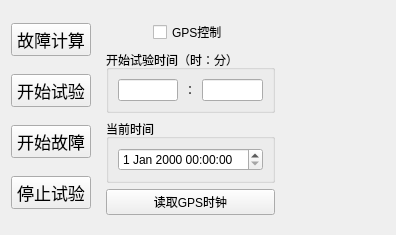
       <widget class="QWidget" name="widget_3" native="true">
        <layout class="QHBoxLayout" name="horizontalLayout_36" stretch="1,2,2">
         <item>
          <layout class="QVBoxLayout" name="verticalLayout_6">
           <item>
            <widget class="QPushButton" name="pushButton">
             <property name="font">
              <font>
               <pointsize>13</pointsize>
              </font>
             </property>
             <property name="text">
              <string>故障计算</string>
             </property>
            </widget>
           </item>
           <item>
            <widget class="QPushButton" name="pushButton_2">
             <property name="font">
              <font>
               <pointsize>13</pointsize>
              </font>
             </property>
             <property name="text">
              <string>开始试验</string>
             </property>
            </widget>
           </item>
           <item>
            <widget class="QPushButton" name="pushButton_3">
             <property name="font">
              <font>
               <pointsize>13</pointsize>
              </font>
             </property>
             <property name="text">
              <string>开始故障</string>
             </property>
            </widget>
           </item>
           <item>
            <widget class="QPushButton" name="pushButton_4">
             <property name="font">
              <font>
               <pointsize>13</pointsize>
              </font>
             </property>
             <property name="text">
              <string>停止试验</string>
             </property>
            </widget>
           </item>
          </layout>
         </item>
         <item>
          <widget class="QWidget" name="widget_4" native="true">
           <layout class="QVBoxLayout" name="verticalLayout_7" stretch="1,2,2,1">
            <item>
             <layout class="QHBoxLayout" name="horizontalLayout_34">
              <item>
               <spacer name="horizontalSpacer_18">
                <property name="orientation">
                 <enum>Qt::Horizontal</enum>
                </property>
                <property name="sizeHint" stdset="0">
                 <size>
                  <width>40</width>
                  <height>20</height>
                 </size>
                </property>
               </spacer>
              </item>
              <item>
               <widget class="QCheckBox" name="checkBox">
                <property name="text">
                 <string>GPS控制</string>
                </property>
               </widget>
              </item>
              <item>
               <spacer name="horizontalSpacer_19">
                <property name="orientation">
                 <enum>Qt::Horizontal</enum>
                </property>
                <property name="sizeHint" stdset="0">
                 <size>
                  <width>40</width>
                  <height>20</height>
                 </size>
                </property>
               </spacer>
              </item>
             </layout>
            </item>
            <item>
             <widget class="QGroupBox" name="groupBox_3">
              <property name="title">
               <string>开始试验时间（时：分）</string>
              </property>
              <layout class="QHBoxLayout" name="horizontalLayout_35">
               <item>
                <widget class="QLineEdit" name="lineEdit_27"/>
               </item>
               <item>
                <widget class="QLabel" name="label_57">
                 <property name="text">
                  <string>：</string>
                 </property>
                </widget>
               </item>
               <item>
                <widget class="QLineEdit" name="lineEdit_28"/>
               </item>
              </layout>
             </widget>
            </item>
            <item>
             <widget class="QGroupBox" name="groupBox_4">
              <property name="title">
               <string>当前时间</string>
              </property>
              <layout class="QHBoxLayout" name="horizontalLayout_37">
               <item>
                <widget class="QDateTimeEdit" name="dt_sj"/>
               </item>
              </layout>
             </widget>
            </item>
            <item>
             <widget class="QPushButton" name="pushButton_5">
              <property name="text">
               <string>读取GPS时钟</string>
              </property>
             </widget>
            </item>
           </layout>
          </widget>
         </item>
         <item>
          <widget class="QWidget" name="widget_5" native="true"/>
         </item>
        </layout>
       </widget>
